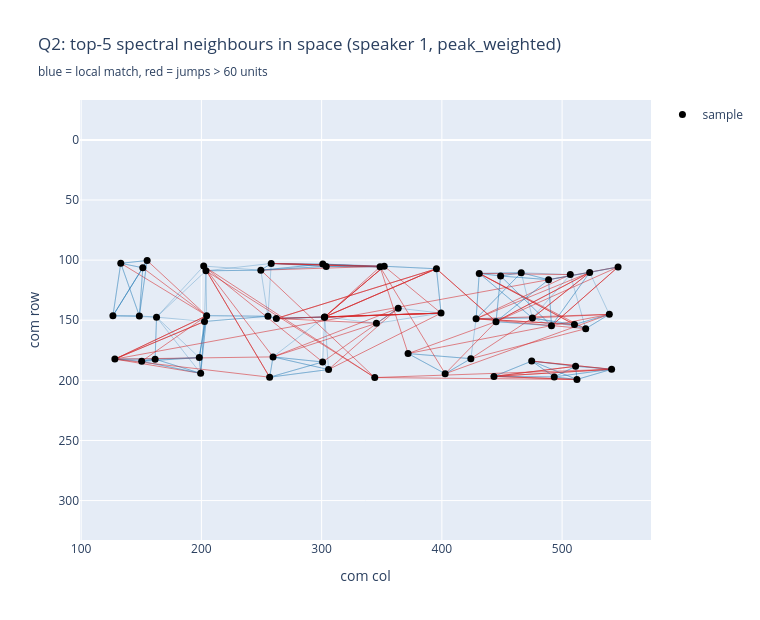

Here is the notebook cell this chart was saved with:
### Code cell
# Where do the top-5 neighbours sit physically? Lines join each sample to its matches.
def neighbour_map(speaker=1, k=5, method=PRIMARY_METHOD):
    df_s, mag_s, coms_s = SPEAKER_DATA[speaker]
    D_s = squareform(pdist(coms_s))
    S = similarity(mag_s, method); np.fill_diagonal(S, -np.inf)
    nn = np.argsort(-S, axis=1)[:, :k]
    fig = go.Figure()
    for i in range(len(coms_s)):
        for j in nn[i]:
            far = D_s[i, j] > LOCAL_CUTOFF
            fig.add_trace(go.Scatter(
                x=[coms_s[i, 1], coms_s[j, 1]], y=[coms_s[i, 0], coms_s[j, 0]], mode='lines',
                line=dict(width=1, color='rgba(214,39,40,0.55)' if far else 'rgba(31,119,180,0.30)'),
                showlegend=False, hoverinfo='skip'))
    fig.add_trace(go.Scatter(x=coms_s[:, 1], y=coms_s[:, 0], mode='markers',
                             marker=dict(size=7, color='black'), name='sample'))
    fig.update_layout(title=f'Q2: top-{k} spectral neighbours in space (speaker {speaker}, {method})'
                            '<br><sub>blue = local match, red = jumps > 60 units</sub>',
                      xaxis_title='com col', yaxis_title='com row', height=620, width=760)
    fig.update_yaxes(autorange='reversed', scaleanchor='x', scaleratio=1)
    fig.show()

neighbour_map(1)
